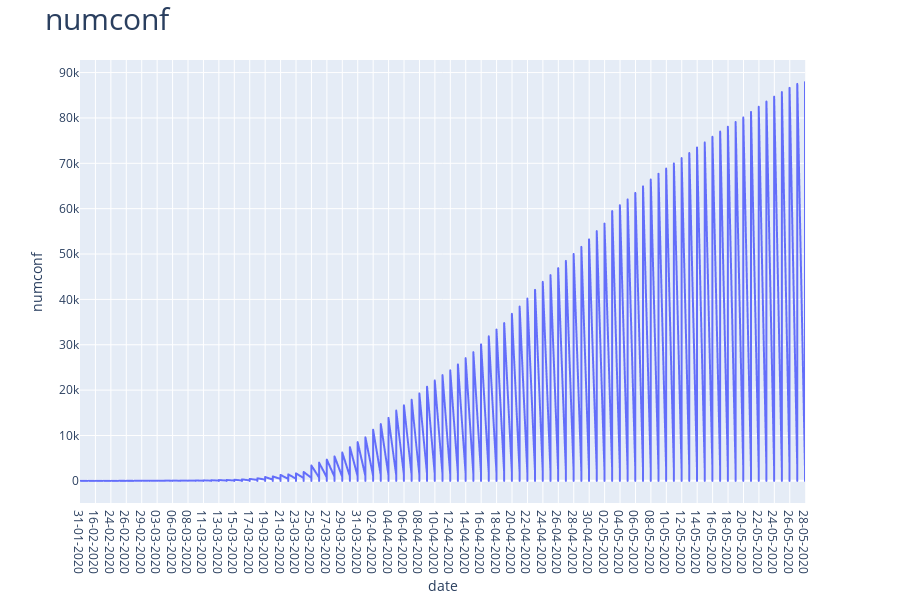

This figure's notebook cell:
### Code cell
fig = px.line(df, x="date", y="numconf")


fig.update_layout(title_text="numconf",                  title_font_size=30)
fig.show()
#Temp_nan

### Figure 1 — Plotly figure (JSON) as saved in the notebook; plotly's stock layout.template omitted (floating-point values rounded to 4 significant figures; data arrays with more than 128 entries replaced by an {"elided": "..."} marker saying what was removed)
{"data": [{"hoverlabel": {"namelength": 0}, "hovertemplate": "date=%{x}<br>numconf=%{y}", "legendgroup": "", "line": {"color": "#636efa", "dash": "solid"}, "mode": "lines", "name": "", "showlegend": false, "type": "scattergl", "x": {"elided": "1242 str values"}, "xaxis": "x", "y": {"elided": "1242 int values"}, "yaxis": "y"}], "layout": {"height": 600, "legend": {"tracegroupgap": 0}, "margin": {"t": 60}, "title": {"font": {"size": 30}, "text": "numconf"}, "xaxis": {"anchor": "y", "domain": [0, 0.98], "title": {"text": "date"}}, "yaxis": {"anchor": "x", "domain": [0, 1], "title": {"text": "numconf"}}}}
